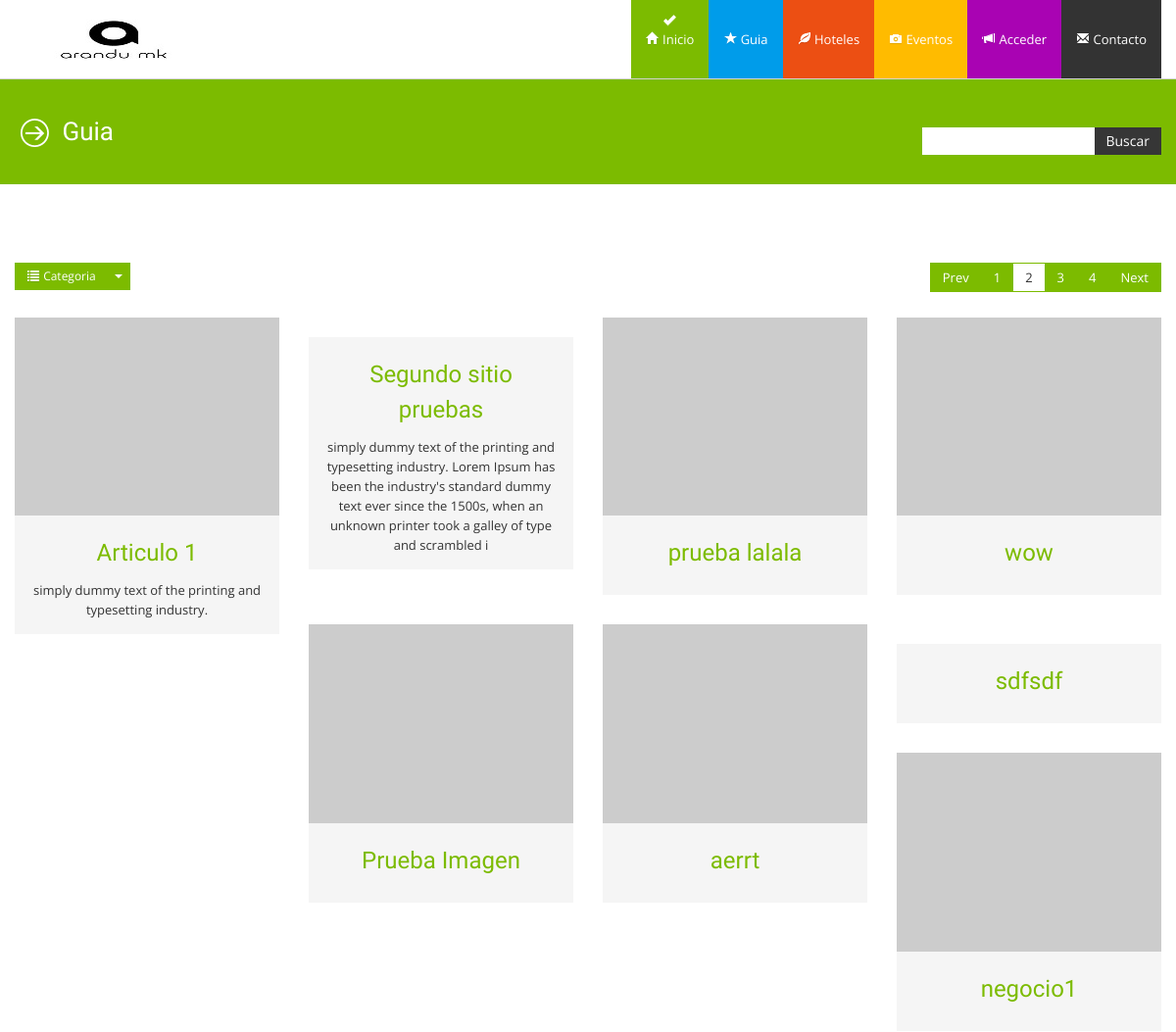
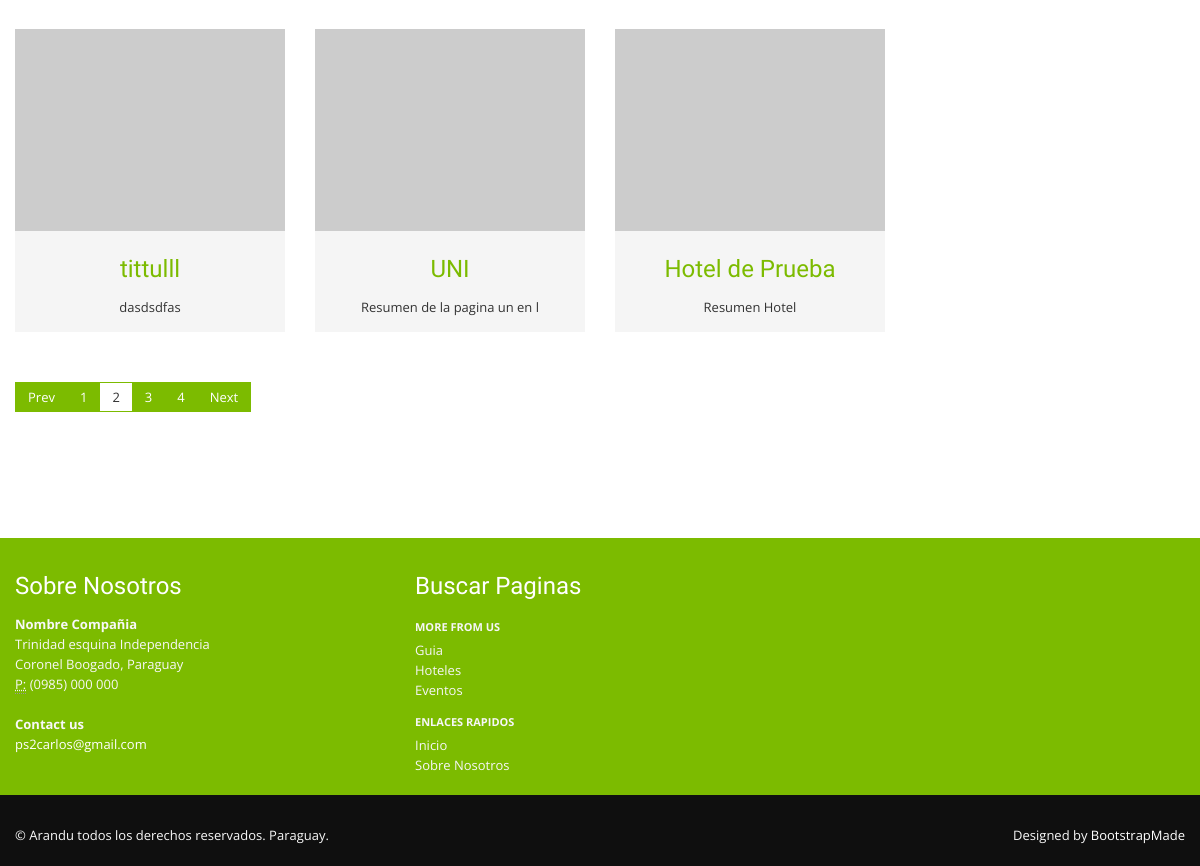
Screenshot of /public/guia.php with the database file from the repository (2 pictures, top to bottom).
### tables this page shows
CREATE TABLE `contenidos` (
  `id` int(11) NOT NULL,
  `titulo` varchar(200) NOT NULL,
  `contenido` longtext NOT NULL,
  `fecha_publicacion` timestamp NOT NULL DEFAULT CURRENT_TIMESTAMP ON UPDATE CURRENT_TIMESTAMP,
  `tipo` varchar(20) NOT NULL,
  `categoria` varchar(100) NOT NULL,
  `alias` varchar(200) NOT NULL,
  `contacto` varchar(200) DEFAULT NULL,
  `direccion` varchar(200) DEFAULT NULL,
  `cod_zona` int(11) DEFAULT NULL,
  `urlimagen` varchar(200) DEFAULT NULL,
  `resumen` varchar(200) DEFAULT NULL
);

### setting/core.php (called while the page is built, shortened)
<?php
  require_once( 'mysql.php');
  require_once( '../public/lib/snippets.php');
  function posts($category = ''){
    $where = (strlen($category) > 0 ) ? "AND categoria = '$category' " : "";
    $mysql = new Mysql();
    $sql = <<<SQL
    SELECT * FROM contenidos WHERE tipo = 'POST' $where
SQL;
    $res = $mysql->search($sql);
    return $res;
  }
  function page(){
    $uri = substr($_SERVER['REQUEST_URI'], 1);
    $uri = str_replace(Config::PATH_ROOT, "", $uri);
    $mysql = new Mysql();
    $sql = <<<SQL
    SELECT * FROM contenidos WHERE alias = '$uri' LIMIT 1
SQL;
    $res = $mysql->search($sql);
    while( is_array($res[0]) &&  list($key,$value) = each($res[0]) ){
	  if($key == 'contenido'){
	    $value = analizadorContenido( urldecode($value) );
	  }
    }
  }
  function analizadorContenido($contenido){
    $pattern = '/\[[a-z_]+[a-z0-9_]*((:{1}[a-z0-9_\-\s]+)+(,{1}[a-z0-9_\-\s]+)*)*\]/i';
    preg_match_all($pattern, $contenido, $coincidencias, PREG_OFFSET_CAPTURE);
    foreach($coincidencias[0] as $arr ){
	  $function = $arr[0];
	  $lenght_function = strlen($function);
	  $pos_string = strpos($contenido, $function);
	  $result_function = ejecutarFuncion($function);
	  $contenido = substr_replace($contenido, $result_function, $pos_string, $lenght_function );
    }
    return $contenido;
  }
  function ejecutarFuncion($function_string){
    $function =  extraerCadena($function_string, "[", "]");
    $arr_ftn = explode(":", $function);
    $function_name = $arr_ftn[0];
    $params = explode(",", $arr_ftn[1]);
    $result_function = (function_exists($function_name)) ? call_user_func_array($function_name, $params) : $function_string;
    return $result_function;
  }
  function  extraerCadena($str, $findBegin, $findEnd){
    $posbegin = strpos($str, $findBegin) + 1;
    $posend = strpos($str, $findEnd);
    return substr($str, $posbegin, $posend-$posbegin);
  }
  page( $_GET['page'] );
?>

### setting/mysql.php (called while the page is built, shortened)
<?php
class MySql{
    private $conn;
    public function connect(){
    try {
      $this->conn = new PDO("mysql:host=".Config::SERVERNAME.";dbname=".Config::DATABASE, Config::USERNAME, Config::PASSWORD);
      $this->conn->setAttribute(PDO::ATTR_ERRMODE, PDO::ERRMODE_EXCEPTION);
      return true;
    }catch(PDOException $e){
      echo "Connection failed: " . $e->getMessage();
      return false;
    }
    }
    public function search($sql){
      try{
      if($this->connect()){
        $stmt = $this->conn->prepare($sql);
        $stmt->execute();
        $stmt->setFetchMode(PDO::FETCH_ASSOC);
        return $stmt->fetchAll();
      }else{
        return array();
      }
      }catch(PDOEXception $e){
      echo $sql ."<br />". $e->getMessage();
      return false;
      }
    }
}
?>

### public/lib/snippets.php (the view, shortened to what this page needs)
<?php
function guia_de_posts1(){
     $li .= <<<HTML
     <section id="maincontent">
         <div class="container">
           <div class="row-fluid">
             <div class="span12">
               <div class="btn-group filter-category">
                 <a class="btn btn-success" href="#"><i class="icon-list icon-white"></i> Categoria</a>
                 <a class="btn btn-success dropdown-toggle" data-toggle="dropdown" href="#"><span class="caret"></span></a>
                 <ul class="dropdown-menu filter">
                   <li class="all active"><a href="#"><i class="icon-picture"></i> Todo</a></li>
                   <li class="1"><a href="#"><i class="icon-picture"></i> Autos</a></li>
                   <li class="2"><a href="#"><i class="icon-picture"></i> Educacion</a></li>
                   <li class="3"><a href="#"><i class="icon-picture"></i> Restaurantes</a></li>
                   <li class="4"><a href="#"><i class="icon-picture"></i> Turismo</a></li>
                   <li class="5"><a href="#"><i class="icon-picture"></i> Compras y Shopping</a></li>
                   <li class="6"><a href="#"><i class="icon-picture"></i> Electronica</a></li>
                   <li class="7"><a href="#"><i class="icon-picture"></i> Deportes</a></li>
                   <li class="8"><a href="#"><i class="icon-picture"></i> Entretenimiento y Vida Nocturna</a></li>
                   <li class="9"><a href="#"><i class="icon-picture"></i> Salud y Medicina</a></li>
                   <li class="10"><a href="#"><i class="icon-picture"></i> Servicios</a></li>
                   <li class="11"><a href="#"><i class="icon-picture"></i> Hoteles</a></li>
                 </ul>
               </div>
               <div class="pagination pagination-right">
                 <ul>
                   <li><a href="#">Prev</a></li>
                   <li><a href="#">1</a></li>
                   <li class="active"><a href="#">2</a></li>
                   <li><a href="#">3</a></li>
                   <li><a href="#">4</a></li>
                   <li><a href="#">Next</a></li>
                 </ul>
               </div>
             </div>
           </div>
           <div class="row">
HTML;
   return "$li"
   ;
}
function guia_de_posts2(){
  $posts = posts();
   while(is_array($posts) && list($k, $v) = each($posts) ){
     $titulo = $v['titulo'];
     $id = $v['alias'];
     $resumen = $v['resumen'];
     $urlimagen = $v['urlimagen'];
     $categoria = $v['categoria'];
     $tt ="portfolio-area da-thumbs";
     $tl= "height: 787px;";
     $li .= <<<HTML
     		        <li class="portfolio-item2" data-id="id-0" data-type="$categoria">
                 <div class="span3">
                   <div class="thumbnail">
                     <div class="image-wrapp">
                      <a href="$id"> <img src="$urlimagen"  alt="" title=""></a>
                       <article class="da-animate da-slideFromLeft" style="display: block;">
                         <!--<a class="link_post" href="portfolio-detail.html"><img src="assets/img/icons/link_post_icon.png" alt=""></a>
                         <span><a class="zoom" data-pretty="prettyPhoto" href="assets/img/dummies/big1.jpg"><img src="assets/img/icons/zoom_icon.png" alt="" title="Portfolio name"></a></span>-->
                       </article>
                     </div>
                     <div class="caption">
                       <h4><a href="$id">$titulo</a></h4>
                       <p>$resumen</p>
                     </div>
                   </div>
                 </div>
               </li>
HTML;
    }
   return " <ul class=$tt style=$tl>$li</ul></div>";
}
function guia_de_posts3(){
     $li .= <<<HTML
   <div class="row">
     <div class="span12">
       <div class="pagination">
         <ul>
           <li><a href="#">Prev</a></li>
           <li><a href="#">1</a></li>
           <li class="active"><a href="#">2</a></li>
           <li><a href="#">3</a></li>
           <li><a href="#">4</a></li>
           <li><a href="#">Next</a></li>
         </ul>
       </div>
     </div>
   </div>
 </div>
</section>
HTML;
   return "$li"
   ;
}
?>

### public/assets/css/docs.css (style rules this page uses)
section { padding-top: 30px; }

### public/assets/css/style.css (style rules this page uses)
.row { margin-bottom:20px; }
#maincontent { z-index:1000; margin:0 0 30px; }
.filter-category { margin-bottom:10px; float:left; }
.portfolio-area { float: left; width:100%; margin:0; padding:0; }
.portfolio-area li { float: left; list-style:none; margin:0 0 30px 0; padding:0; }
.portfolio-area li h4 { margin-top:10px; }
.portfolio-area li.portfolio-item2 h4 { margin-top:0; }
.portfolio-area .thumbnail .caption, .portfolio-home .thumbnail .caption { background: #f5f5f5; text-align:center; }
.portfolio-area .thumbnail, .portfolio-home .thumbnail { display: block; padding:0; border:none; }
.portfolio-area .thumbnail h4, .portfolio-home .thumbnail h4 { margin:0; padding:5px 10px 10px 10px; }
.portfolio-area .image-wrapp, .portfolio-home .image-wrapp { position:relative; padding:0; overflow:hidden; border:nonw; }
.portfolio-area .image-wrapp img, .portfolio-home .image-wrapp img { margin:0; padding:0; }
.portfolio-area .thumbnail .caption, .portfolio-home .thumbnail .caption { padding:15px 10px 15px 10px; margin:0; color:#333333; }
.portfolio-area .thumbnail .caption p, .portfolio-home .thumbnail .caption p { padding:0; margin:0; }
.pagination { margin-top:0; }
.pagination ul > li > a:hover, .pagination ul > .active > a, .pagination ul > .active > span { background-color: #fff; color:#333; }

### public/assets/color/success.css (style rules this page uses)
a { color: #7cbb00; }
.pagination ul > li > a, .pagination ul > li > span { background-color: #7cbb00; border: 1px solid #7cbb00; color:#fff; border-left-width: 0; }

### rows the page displays
contenidos: titulo "Articulo 1", resumen "simply dummy text of the printing and typesetting industry."
contenidos: titulo "Segundo sitio pruebas", resumen "simply dummy text of the printing and typesetting industry. Lorem Ipsum has been the industry's standard dummy text ever since the 1500s, when an unknown printer took a galley of type and scrambled i"
contenidos: titulo "prueba lalala"
contenidos: titulo "wow"
contenidos: titulo "Prueba Imagen"
contenidos: titulo "aerrt"
contenidos: titulo "sdfsdf"
contenidos: titulo "negocio1"
contenidos: titulo "tittulll", resumen "dasdsdfas"
contenidos: titulo "UNI", resumen "Resumen de la pagina un en l"
contenidos: titulo "Hotel de Prueba", resumen "Resumen Hotel"

### other values shown
page_info('titulo') "Guia"
site_info('titulo') "Arandu"
site_info('direccion') "Paraguay"
